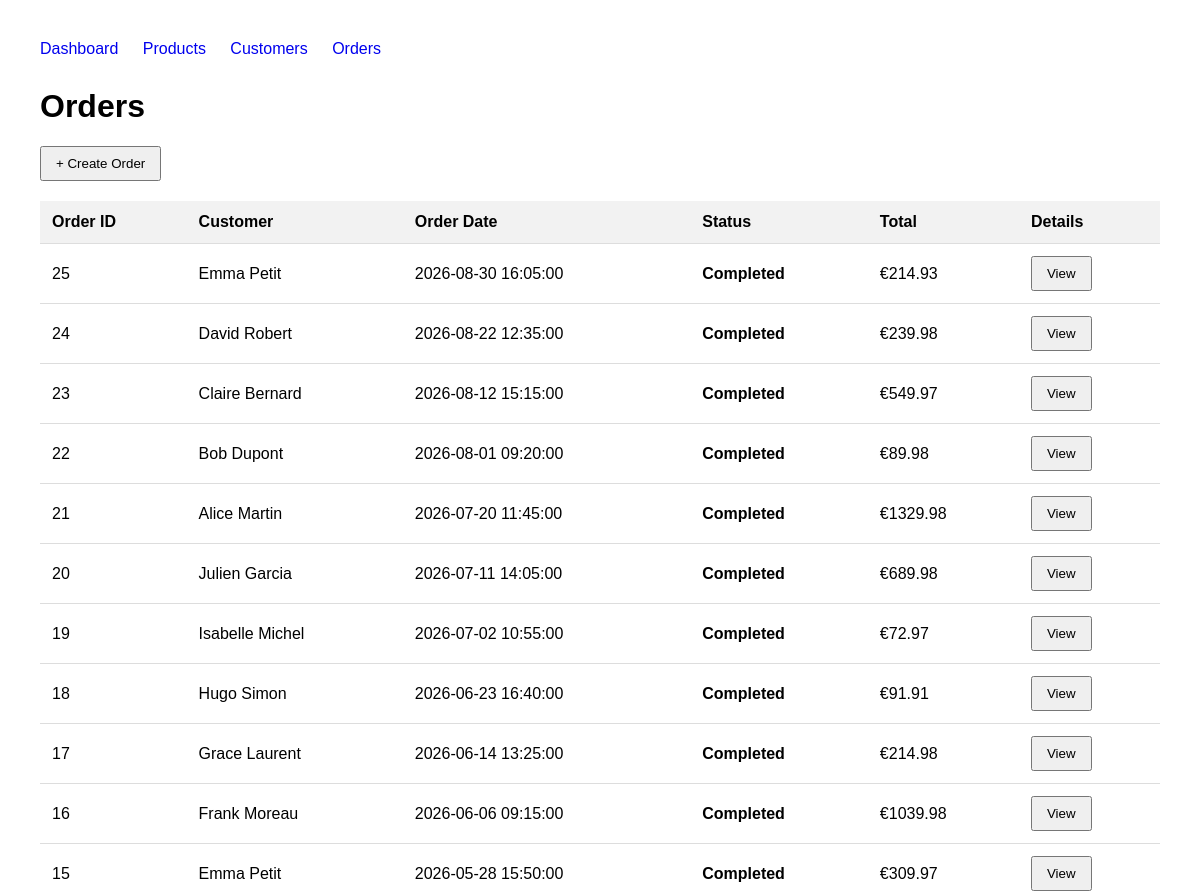
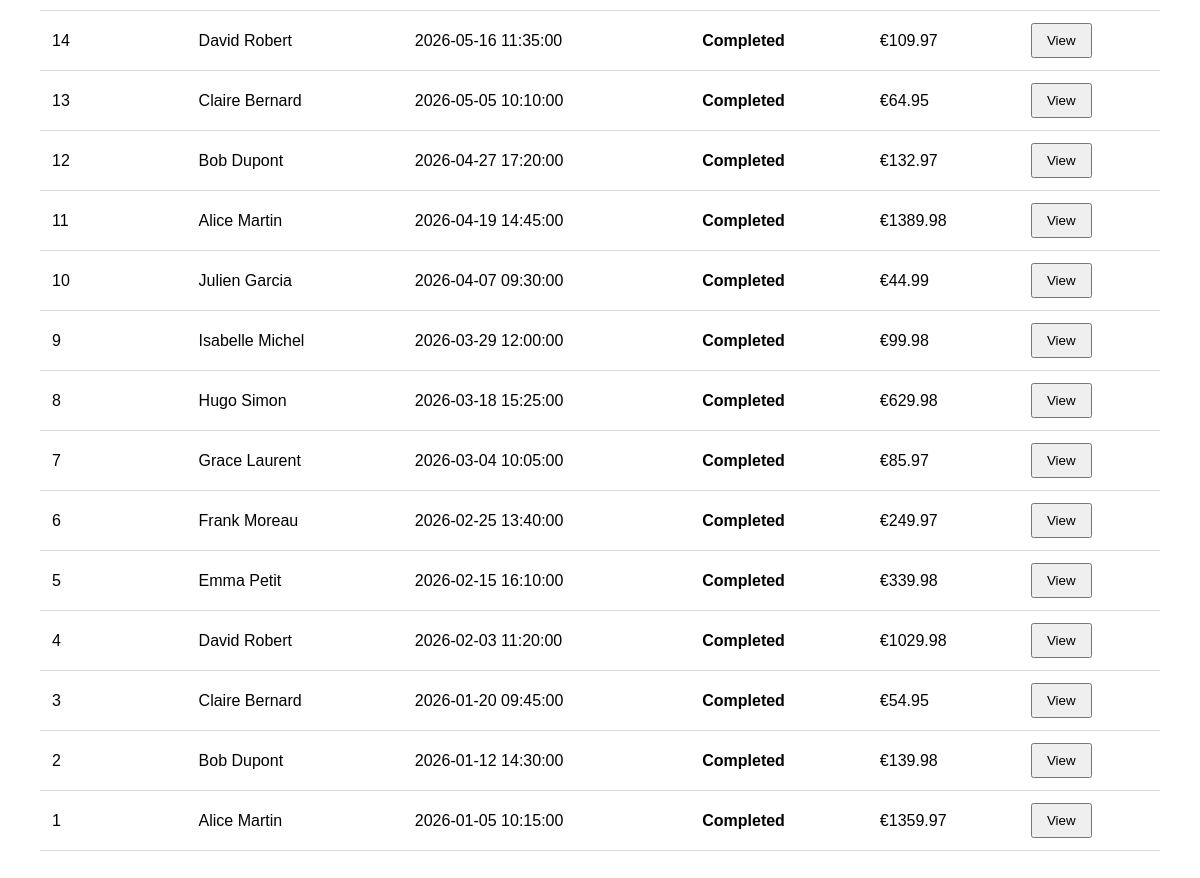
Screenshot of /orders/ with the database file from the repository (2 pictures, top to bottom).
### tables this page shows
CREATE TABLE orders (
    order_id INTEGER PRIMARY KEY AUTOINCREMENT,
    customer_id INTEGER NOT NULL,
    order_date TEXT NOT NULL DEFAULT CURRENT_TIMESTAMP,
    status TEXT NOT NULL DEFAULT 'Completed',
    FOREIGN KEY (customer_id) REFERENCES customers(customer_id)
);

### src/routes/orders.py (the view)
@orders_bp.route("/")
def order_list():
    connection = get_db_connection()
    orders = connection.execute(
        """
        SELECT
            o.order_id,
            o.order_date,
            o.status,
            c.first_name,
            c.last_name,
            COALESCE(
                SUM(oi.quantity * oi.unit_price),
                0
            ) AS order_total
        FROM orders o
        JOIN customers c
            ON o.customer_id = c.customer_id
        LEFT JOIN order_items oi
            ON o.order_id = oi.order_id
        GROUP BY
            o.order_id,
            o.order_date,
            o.status,
            c.first_name,
            c.last_name
        ORDER BY o.order_date DESC
        """
    ).fetchall()
    connection.close()
    return render_template(
        "orders.html",
        orders=orders
    )

### src/database.py (called while the page is built)
def get_db_connection():
    connection = sqlite3.connect(DATABASE_PATH)
    connection.row_factory = sqlite3.Row
    connection.execute("PRAGMA foreign_keys = ON")
    return connection

### src/templates/orders.html (shortened to what this page needs)
<!DOCTYPE html>
<html>
<head>
</head>
<body>
    <nav>
        <a href="{{ url_for('dashboard') }}">Dashboard</a>
        <a href="{{ url_for('products.product_list') }}">Products</a>
        <a href="{{ url_for('customers.customer_list') }}">Customers</a>
        <a href="{{ url_for('orders.order_list') }}">Orders</a>
    </nav>
    <h1>Orders</h1>
    <p>
        <a href="{{ url_for('orders.create_order') }}">
            <button type="button">
                + Create Order
            </button>
        </a>
    </p>
    <table>
        <thead>
            <tr>
                <th>Order ID</th>
                <th>Customer</th>
                <th>Order Date</th>
                <th>Status</th>
                <th>Total</th>
                <th>Details</th>
            </tr>
        </thead>
        <tbody>
            {% for order in orders %}
                <tr>
                    <td>
                        {{ order.order_id }}
                    </td>
                    <td>
                        {{ order.first_name }}
                        {{ order.last_name }}
                    </td>
                    <td>
                        {{ order.order_date }}
                    </td>
                    <td class="status">
                        {{ order.status }}
                    </td>
                    <td>
                        €{{ "%.2f"|format(order.order_total) }}
                    </td>
                    <td>
                        <a href="{{ url_for('orders.order_details', order_id=order.order_id) }}">
                            <button type="button">
                                View
                            </button>
                        </a>
                    </td>
                </tr>
            {% else %}
                <tr>
                    <td colspan="6">
                        No orders found.
                    </td>
                </tr>
            {% endfor %}
        </tbody>
    </table>
</body>
</html>

### src/templates/orders.html (style rules this page uses)
body { font-family: Arial, sans-serif; margin: 40px; }
nav { margin-bottom: 30px; }
nav a { margin-right: 20px; text-decoration: none; }
table { width: 100%; border-collapse: collapse; margin-top: 20px; }
th, td { padding: 12px; border-bottom: 1px solid #ddd; text-align: left; }
th { background: #f2f2f2; }
.status { font-weight: bold; }
button { padding: 8px 14px; cursor: pointer; }

### rows the page displays
orders: order_id "25", first_name "Emma", last_name "Petit", order_date "2026-08-30 16:05:00", status "Completed", order_total "214.93"
orders: order_id "24", first_name "David", last_name "Robert", order_date "2026-08-22 12:35:00", status "Completed", order_total "239.98"
orders: order_id "23", first_name "Claire", last_name "Bernard", order_date "2026-08-12 15:15:00", status "Completed", order_total "549.97"
orders: order_id "22", first_name "Bob", last_name "Dupont", order_date "2026-08-01 09:20:00", status "Completed", order_total "89.98"
orders: order_id "21", first_name "Alice", last_name "Martin", order_date "2026-07-20 11:45:00", status "Completed", order_total "1329.98"
orders: order_id "20", first_name "Julien", last_name "Garcia", order_date "2026-07-11 14:05:00", status "Completed", order_total "689.98"
orders: order_id "19", first_name "Isabelle", last_name "Michel", order_date "2026-07-02 10:55:00", status "Completed", order_total "72.97"
orders: order_id "18", first_name "Hugo", last_name "Simon", order_date "2026-06-23 16:40:00", status "Completed", order_total "91.91"
orders: order_id "17", first_name "Grace", last_name "Laurent", order_date "2026-06-14 13:25:00", status "Completed", order_total "214.98"
orders: order_id "16", first_name "Frank", last_name "Moreau", order_date "2026-06-06 09:15:00", status "Completed", order_total "1039.98"
orders: order_id "15", first_name "Emma", last_name "Petit", order_date "2026-05-28 15:50:00", status "Completed", order_total "309.97"
orders: order_id "14", first_name "David", last_name "Robert", order_date "2026-05-16 11:35:00", status "Completed", order_total "109.97"
orders: order_id "13", first_name "Claire", last_name "Bernard", order_date "2026-05-05 10:10:00", status "Completed", order_total "64.95"
orders: order_id "12", first_name "Bob", last_name "Dupont", order_date "2026-04-27 17:20:00", status "Completed", order_total "132.97"
orders: order_id "11", first_name "Alice", last_name "Martin", order_date "2026-04-19 14:45:00", status "Completed", order_total "1389.98"
orders: order_id "10", first_name "Julien", last_name "Garcia", order_date "2026-04-07 09:30:00", status "Completed", order_total "44.99"
orders: order_id "9", first_name "Isabelle", last_name "Michel", order_date "2026-03-29 12:00:00", status "Completed", order_total "99.98"
orders: order_id "8", first_name "Hugo", last_name "Simon", order_date "2026-03-18 15:25:00", status "Completed", order_total "629.98"
orders: order_id "7", first_name "Grace", last_name "Laurent", order_date "2026-03-04 10:05:00", status "Completed", order_total "85.97"
orders: order_id "6", first_name "Frank", last_name "Moreau", order_date "2026-02-25 13:40:00", status "Completed", order_total "249.97"
orders: order_id "5", first_name "Emma", last_name "Petit", order_date "2026-02-15 16:10:00", status "Completed", order_total "339.98"
orders: order_id "4", first_name "David", last_name "Robert", order_date "2026-02-03 11:20:00", status "Completed", order_total "1029.98"
orders: order_id "3", first_name "Claire", last_name "Bernard", order_date "2026-01-20 09:45:00", status "Completed", order_total "54.95"
orders: order_id "2", first_name "Bob", last_name "Dupont", order_date "2026-01-12 14:30:00", status "Completed", order_total "139.98"
orders: order_id "1", first_name "Alice", last_name "Martin", order_date "2026-01-05 10:15:00", status "Completed", order_total "1359.97"
